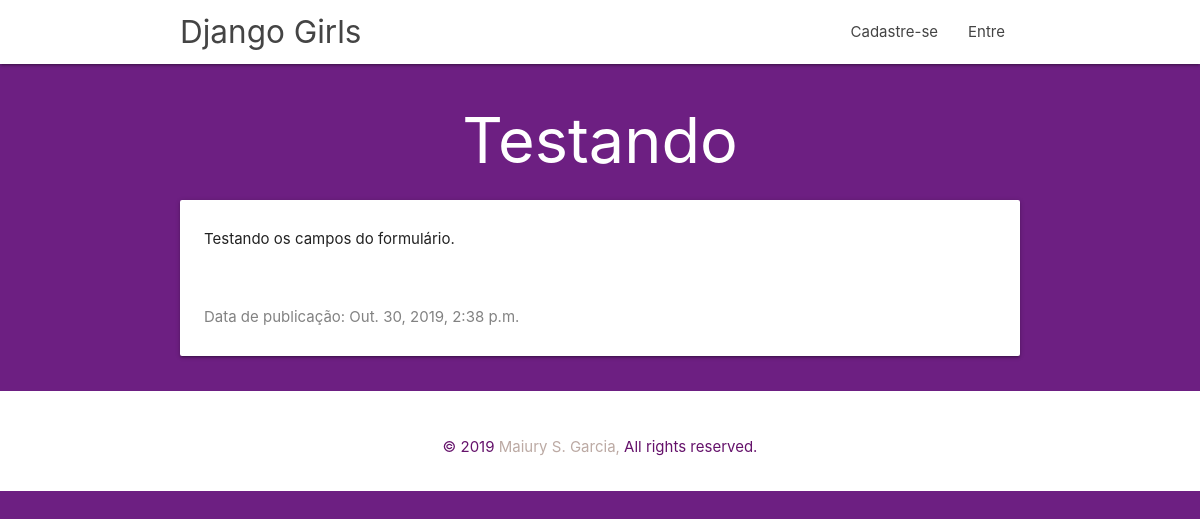
Screenshot of /post/9/ with the database file from the repository.
### blog/models.py (models this page shows, shortened)
class Post(models.Model):
    author = models.ForeignKey(
        settings.AUTH_USER_MODEL, on_delete=models.CASCADE)
    title = models.CharField(max_length=200)
    text = models.TextField()
    created_date = models.DateTimeField(default=timezone.now)
    published_date = models.DateTimeField(blank=True, null=True)

### blog/views.py (the view)
# urls.py: path('post/<int:pk>/', views.post_detail, name='post_detail'),
def post_detail(request, pk):
    post = get_object_or_404(Post, pk=pk)
    return render(request, 'blog/post_detail.html', {'post': post})

### blog/templates/blog/post_detail.html (shortened to what this page needs)
{% extends 'blog/base.html' %}
{% block content %}
    <div class="row">
        <div>
            <center><h1><span class="card-title">{{ post.title }}</span></h1>
            </center>
            <div class="card">
              <div class="card-content">
                <p>{{ post.text|linebreaksbr }}</p>
              </div>
              <div class="card-content date">
                  <p>Data de publicação: {{ post.published_date }}</p>
              </div>
            </div>
        </div>
    </div>
{% endblock %}

### blog/static/css/style.css (style rules this page uses)
p { line-height: 2rem; }

### blog/static/css/blog.css (style rules this page uses)
.date { color: #828282; }
h1, h5 { color: #6d1f82; }
.fundo, h1, h5 { background-color: #6d1f82; color: #ffffff; }
body { background-color: #6d1f82; }

### rows the page displays
Post: title "Testando", text "Testando os campos do formulário.", published_date "Out. 30, 2019, 2:38 p.m."
